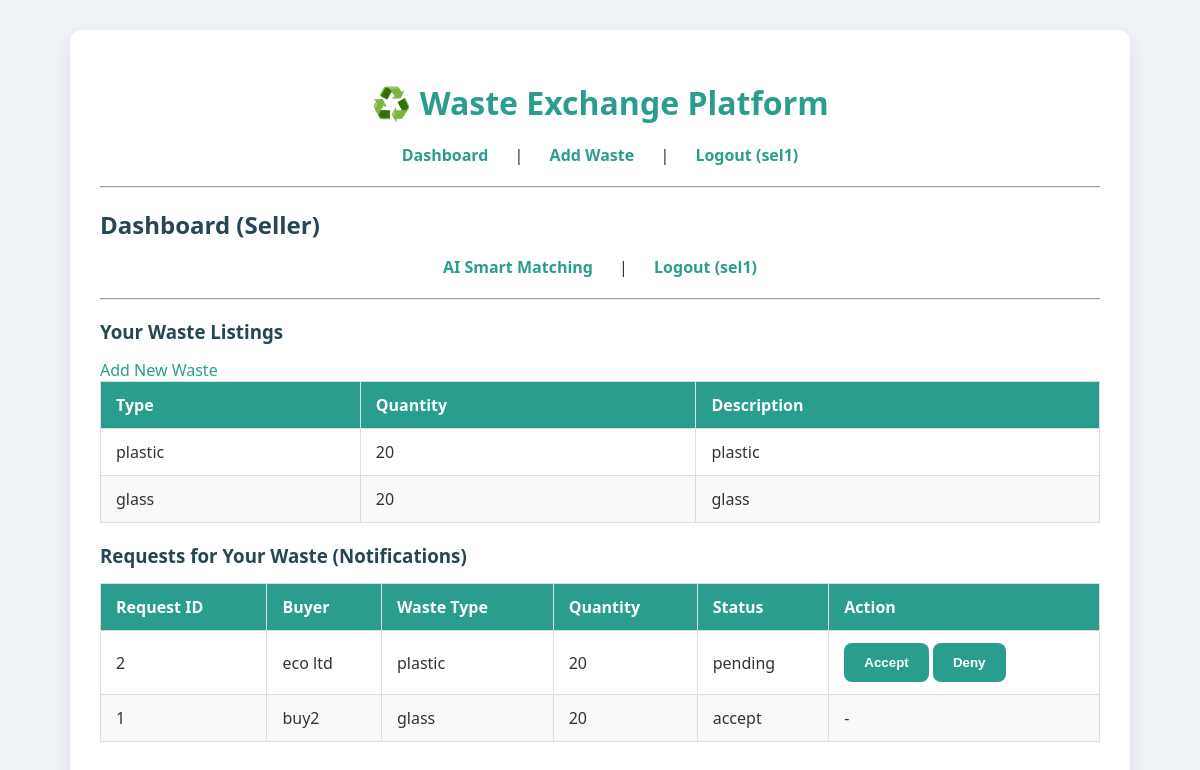
/dashboard (signed in), run on the app's committed database.
### tables this page shows
CREATE TABLE waste (
    waste_id INTEGER PRIMARY KEY AUTOINCREMENT,
    user_id INTEGER NOT NULL,
    type TEXT NOT NULL,
    quantity INTEGER NOT NULL,
    description TEXT,
    FOREIGN KEY(user_id) REFERENCES users(user_id)
);

CREATE TABLE requests (
    request_id INTEGER PRIMARY KEY AUTOINCREMENT,
    buyer_id INTEGER NOT NULL,
    waste_id INTEGER NOT NULL,
    status TEXT DEFAULT 'pending',
    FOREIGN KEY(buyer_id) REFERENCES users(user_id),
    FOREIGN KEY(waste_id) REFERENCES waste(waste_id)
);

CREATE TABLE users (
    user_id INTEGER PRIMARY KEY AUTOINCREMENT,
    username TEXT UNIQUE NOT NULL,
    email TEXT UNIQUE NOT NULL,
    password TEXT NOT NULL,
    role TEXT CHECK(role IN ('buyer','seller')) NOT NULL,
    waste_types TEXT  -- new column to store comma-separated waste types
);

### app.py (the view, shortened to what this page needs)
@app.route('/dashboard')
def dashboard():
    if 'user_id' not in session:
        return redirect(url_for('login'))
    user_id = session['user_id']
    role = session['role']
    if role == 'seller':
        wastes = query_db('SELECT * FROM waste WHERE user_id = ?', [user_id])
        requests_ = query_db('''
            SELECT r.request_id, r.status, u.username AS buyer_name, w.type, w.quantity
            FROM requests r
            JOIN users u ON r.buyer_id = u.user_id
            JOIN waste w ON r.waste_id = w.waste_id
            WHERE w.user_id = ?
            ORDER BY r.request_id DESC
        ''', [user_id])
        return render_template('dashboard.html', wastes=wastes, requests=requests_, role=role)

### app.py (called while the page is built)
def get_db():
    db = getattr(g, '_database', None)
    if db is None:
        db = g._database = sqlite3.connect(DATABASE)
        db.row_factory = sqlite3.Row
    return db

@app.teardown_appcontext
def close_connection(exception):
    db = getattr(g, '_database', None)
    if db is not None:
        db.close()

def query_db(query, args=(), one=False):
    cur = get_db().execute(query, args)
    results = cur.fetchall()
    cur.close()
    return (results[0] if results else None) if one else results

### templates/dashboard.html (shortened to what this page needs)
{% extends "base.html" %}
{% block content %}
<h2>Dashboard ({{ role|capitalize }})</h2>
<nav>
    <a href="{{ url_for('ai_match') }}">AI Smart Matching</a> |
    <a href="{{ url_for('logout') }}">Logout ({{ session.username }})</a>
</nav>
<hr/>
{% if role == "seller" %}
    <h3>Your Waste Listings</h3>
    <a href="{{ url_for('add_waste') }}">Add New Waste</a>
    {% if wastes %}
        <table border="1" cellpadding="5">
            <thead>
                <tr>
                    <th>Type</th>
                    <th>Quantity</th>
                    <th>Description</th>
                </tr>
            </thead>
            <tbody>
                {% for w in wastes %}
                    <tr>
                        <td>{{ w.type }}</td>
                        <td>{{ w.quantity }}</td>
                        <td>{{ w.description }}</td>
                    </tr>
                {% endfor %}
            </tbody>
        </table>
    {% else %}
        <p>No waste listed yet.</p>
    {% endif %}
    <h3>Requests for Your Waste (Notifications)</h3>
    {% if requests %}
        <table border="1" cellpadding="5">
            <thead>
                <tr>
                    <th>Request ID</th>
                    <th>Buyer</th>
                    <th>Waste Type</th>
                    <th>Quantity</th>
                    <th>Status</th>
                    <th>Action</th>
                </tr>
            </thead>
            <tbody>
                {% for r in requests %}
                    <tr>
                        <td>{{ r.request_id }}</td>
                        <td>{{ r.buyer_name }}</td>
                        <td>{{ r.type }}</td>
                        <td>{{ r.quantity }}</td>
                        <td>{{ r.status }}</td>
                        <td>
                            {% if r.status == 'pending' %}
                                <form action="{{ url_for('handle_request', request_id=r.request_id, action='accept') }}" method="POST" style="display:inline;">
                                    <button type="submit">Accept</button>
                                </form>
                                <form action="{{ url_for('handle_request', request_id=r.request_id, action='deny') }}" method="POST" style="display:inline;">
                                    <button type="submit">Deny</button>
                                </form>
                            {% else %}
                                <span>-</span>
                            {% endif %}
                        </td>
                    </tr>
                {% endfor %}
            </tbody>
        </table>
    {% else %}
        <p>No requests yet.</p>
    {% endif %}
{% endif %}
{% endblock %}

### templates/base.html (shortened to what this page needs)
<!DOCTYPE html>
<html>
<head>
    <link rel="stylesheet" href="{{ url_for('static', filename='style.css') }}">
</head>
<body>
<div class="container">
    <h1>♻️ Waste Exchange Platform</h1>
    <nav>
        {% if session.get('user_id') %}
            <a href="{{ url_for('dashboard') }}">Dashboard</a> |
            {% if session.get('role') == 'seller' %}
                <a href="{{ url_for('add_waste') }}">Add Waste</a> |
            {% endif %}
            <a href="{{ url_for('logout') }}">Logout ({{ session.get('username') }})</a>
        {% else %}
            <a href="{{ url_for('login') }}">Login</a> |
            <a href="{{ url_for('register') }}">Register</a>
        {% endif %}
    </nav>
    <hr />
    {% block content %}{% endblock %}
</div>
</body>
</html>

### static/style.css (style rules this page uses)
body { font-family: 'Segoe UI', Tahoma, Geneva, Verdana, sans-serif; background: #f0f4f8; margin: 0; padding: 0; color: #333; }
.container { width: 90%; max-width: 1000px; margin: 30px auto; background: #fff; padding: 30px; border-radius: 12px; box-shadow: 0 6px 20px rgba(0, 0, 0, 0.1); }
h1 { text-align: center; color: #2a9d8f; margin-bottom: 20px; }
h2, h3 { color: #264653; margin-bottom: 15px; }
nav { margin-bottom: 20px; text-align: center; }
nav a { text-decoration: none; color: #2a9d8f; font-weight: 600; margin: 0 10px; padding: 6px 12px; border-radius: 6px; transition: all 0.3s ease; }
form { display: flex; flex-direction: column; gap: 15px; }
button { background-color: #2a9d8f; color: #fff; border: none; padding: 12px 20px; border-radius: 8px; font-weight: bold; cursor: pointer; transition: background 0.3s ease; }
table { width: 100%; border-collapse: collapse; margin-bottom: 20px; }
table th, table td { padding: 12px 15px; border: 1px solid #ddd; text-align: left; }
table th { background-color: #2a9d8f; color: #fff; }
table tr:nth-child(even) { background-color: #f8f9fa; }
a { color: #2a9d8f; text-decoration: none; }

### data on the page
waste: type "plastic", quantity "20", description "plastic"
waste: type "glass", quantity "20", description "glass"
requests: request_id "2", buyer_name "eco ltd", type "plastic", quantity "20", status "pending"
requests: request_id "1", buyer_name "buy2", type "glass", quantity "20", status "accept"

### other printed values
{{ session.get('username') }} "sel1"
{{ role|capitalize }} "Seller"
{{ session.username }} "sel1"
